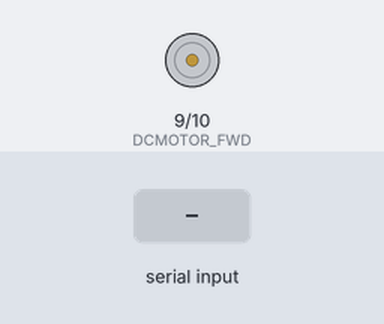
A sketch run on a simulated Arduino Uno, built with avr-gcc and run on an emulated ATmega328P. Parts: motor-driver pin pairs drawn as motors (green arrow = first pin HIGH = forward, orange = second pin HIGH = backward, longer = more drive). Inputs (shaded band) come from the test bench. What the sketch prints to the serial monitor is not drawn.

Above: at 1.0 s.
1.1 s: "1" received over Serial
At 2.4 s:
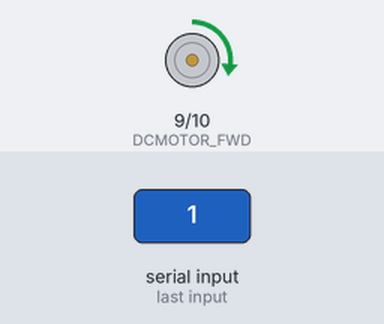
2.7 s: "0" received over Serial
At 3.7 s:
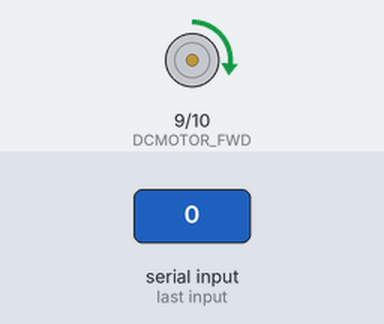
Timing chart, 0 to 5.7 s (numbered marks = the images above; inputs shaded):
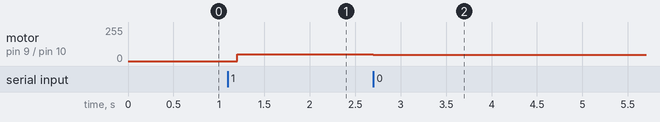

The sketch:

dc_motor.ino
```cpp
// 아두이노: 수신된 정수로 DC 모터 속도 제어

#define DCMOTOR_FWD 9     // DC 모터 전진 핀
#define DCMOTOR_REV 10    // DC 모터 후진 핀

void setup() {
  pinMode(DCMOTOR_FWD, OUTPUT);
  pinMode(DCMOTOR_REV, OUTPUT);
  Serial.begin(9600);
  while (Serial.available() == 0) {   // 수신 버퍼에 수신값이 없는 동안 반복 실행
    Serial.write('A');                // 시작신호 전송
    delay(300);                       // 0.3초 대기
  }
}

void loop() { }

void serialEvent() {                // 이벤트함수: 수신값이 있으면 자동 호출
  int value = Serial.read();        // 수신
  analogWrite(DCMOTOR_FWD, value);  // DC 모터 속도 제어
  analogWrite(DCMOTOR_REV, 0);      // DC 모터 속도 제어
  Serial.write('B');                // 송신
}
```

Measured:
- after the input at 1.1 s, motor on pin 9 (DCMOTOR_FWD) / pin 10 (DCMOTOR_REV): stopped → forward 49/255 after 0.10 s
- after the input at 2.7 s, motor on pin 9 (DCMOTOR_FWD) / pin 10 (DCMOTOR_REV): forward 49/255 → forward 48/255 at once
